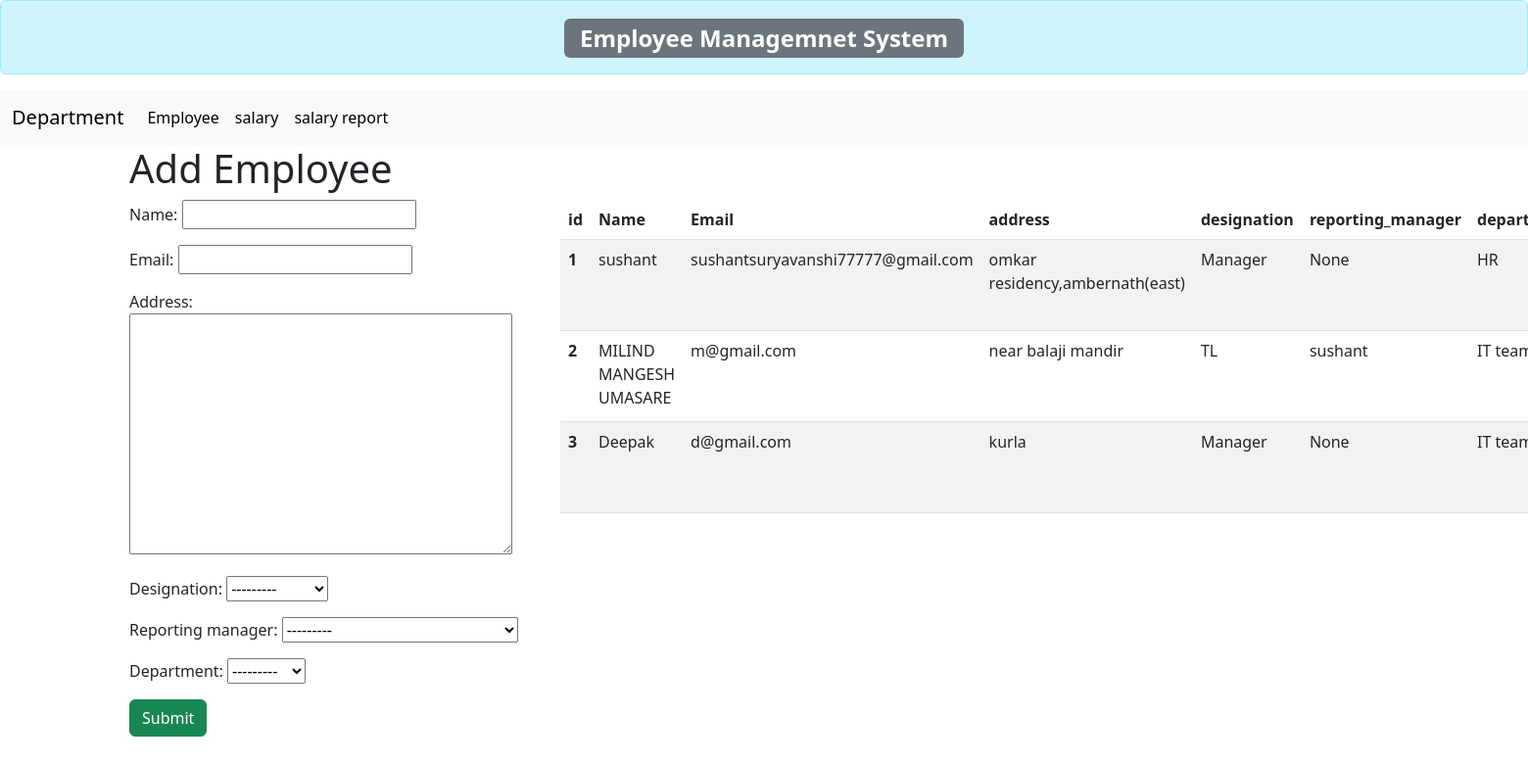
The page / on the database its author committed.
### employee_managenmentapp/models.py (models this page shows)
class Employee(models.Model):
    name = models.CharField(max_length=100)
    email = models.EmailField()
    address = models.TextField()
    designation = models.CharField(max_length=20, choices=[('Associate', 'Associate'), ('TL', 'Team Lead'), ('Manager', 'Manager')])
    reporting_manager = models.ForeignKey('self', on_delete=models.SET_NULL, null=True, blank=True, limit_choices_to={'designation__in': ['TL', 'Manager']})
    department = models.ForeignKey(Department, on_delete=models.CASCADE)
    def __str__(self):
        return self.name

class Department(models.Model):
    name = models.CharField(max_length=100)
    floor = models.IntegerField()
    def __str__(self):
        return self.name

### employee_managenmentapp/views.py (the view)
# urls.py: path('', v.add_emp, name='add_emp'),
def add_emp(request):
    if request.method=='POST':
        form=EmployeeForm(request.POST)
        if form.is_valid():
            form.save()
            return HttpResponseRedirect('/')
    else:
        form=EmployeeForm()
    data=Employee.objects.all()
    return render(request,'add_emp.html', {'form':form, 'data':data})

### employee_managenmentapp/forms.py
class EmployeeForm(forms.ModelForm):
    class Meta:
        model = Employee
        fields = '__all__'

### employee_managenmentapp/templates/add_emp.html (shortened to what this page needs)
{% extends 'base.html' %}
{% block content %}
<div class="container">
    <h1>Add Employee</h1>
    <div class="row">
        <div class="col-4">
<form method="post">
    {{form.as_p}}
    <input type="submit" class="btn btn-success" value="Submit">
</form>
</div>
<div class="col-8">
<table class="table table-striped table-hover">
    <thead>
        <tr>
            <th scope="col">id</th>
            <th scope="col">Name</th>
            <th scope="col">Email</th>
            <th scope="col">address</th>
            <th scope="col">designation</th>
            <th scope="col">reporting_manager</th>
            <th scope="col">department</th>
        </tr>
    </thead>
    <tbody>
        <tr>
            {% for dt in data %}
            <th scope="row">{{ dt.id}}</th>
            <td>{{ dt.name}}</td>
            <td>{{ dt.email}}</td>
            <td>{{ dt.address}}</td>
            <td>{{ dt.designation}}</td>
            <td>{{ dt.reporting_manager}}</td>
            <td>{{ dt.department}}</td>
        </tr>
        {% endfor %}
    </tbody>
</table>
</div>
</div>
</div>
{% endblock content %}

### employee_managenmentapp/templates/base.html (shortened to what this page needs)
<!DOCTYPE html>
{% load static %}
<html lang="en">
<head>
    <link rel="stylesheet" href="{% static 'css/bootstrap.min.css' %}">
</head>
<body>
    <div clas="container  ">
    <h2 class="alert alert-info text-center "><span class="badge bg-secondary">Employee Managemnet System</span></h2>
</div>
<nav class="navbar navbar-expand-lg bg-light">
  <div class="container-fluid">
    <a class="navbar-brand" href="{% url 'add_department' %}">Department</a>
    <div class="collapse navbar-collapse" id="navbarSupportedContent">
      <ul class="navbar-nav me-auto mb-2 mb-lg-0">
        <li class="nav-item">
          <a class="nav-link active" aria-current="page" href="{% url 'add_emp' %}">Employee</a>
        </li>
        <li class="nav-item">
          <a class="nav-link active" href="{% url 'add_salary' %}">salary</a>
        </li>
        <li class="nav-item">
          <a class="nav-link active" href="{% url 'salary_report' %}">salary report</a>
        </li>
      </ul>
    </div>
  </div>
</nav>
    {% block content %}
    {% endblock content %}
</body>
</html>

### rows shown on the page
Employee: id "1", name "sushant", email "sushantsuryavanshi77777@gmail.com", address "omkar residency,ambernath(east)", designation "Manager", reporting_manager "None", department "HR"
Employee: id "2", name "MILIND MANGESH UMASARE", email "m@gmail.com", address "near balaji mandir", designation "TL", reporting_manager "sushant", department "IT…"
Employee: id "3", name "Deepak", email "d@gmail.com", address "kurla", designation "Manager", reporting_manager "None", department "IT…"
